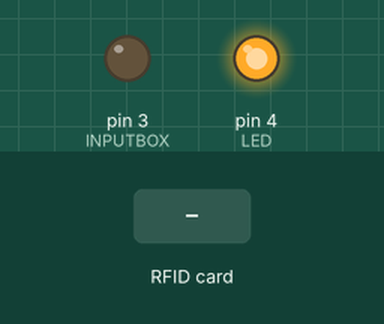
The sketch below on a simulated Arduino Uno, built with avr-gcc and run on an emulated ATmega328P. On the bench: output pins drawn as LEDs (lit = HIGH). The test bench sets the inputs (shaded band). Pins used as bus, display or sensor lines are not drawn.

Above: at 0.1 s.
2.3 s: RFID card F9 CF 97 1A held to the reader
At 2.7 s:
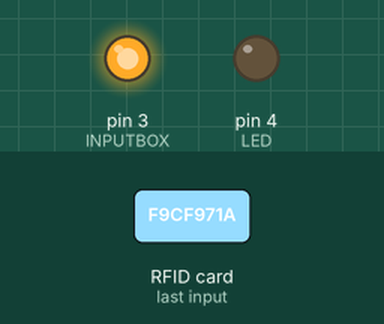
At 3.3 s:
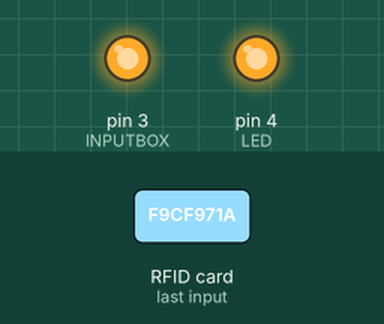
Timing chart, 0 to 11.3 s (numbered marks = the images above; inputs shaded):
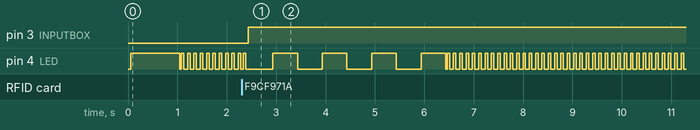

The sketch:

ArduinoRFID.ino
```cpp
#include <SPI.h>
#include "MFRC522.h"
#include "Kontrol.h"

#define SLAVENUM 5 //Nomor arduino RFID

#if SLAVENUM==1
	#define KEY {0xe9,0x45,0x98,0x1a}
#elif SLAVENUM==2
	#define KEY {0x89,0x9B,0x97,0x1a}
#elif SLAVENUM==3
	#define KEY {0xd9,0xcc,0x97,0x1a}
#elif SLAVENUM==4
	#define KEY {0x99,0xcf,0x97,0x1a}
#else
	#define KEY {0xf9,0xcf,0x97,0x1a}
#endif

byte Key[4] = KEY;

#define INPUTBOX 3
#define LED 4

#define RST_PIN 9
#define SS_PIN 10

static ArduinoSlave Perangkat(Key,SS_PIN,RST_PIN);

void setup() {
	SPI.begin();
	Perangkat.PCD_Init();
	pinMode(LED,OUTPUT);
	pinMode(INPUTBOX,OUTPUT);
	digitalWrite(LED, HIGH);
	delay(1000);
	digitalWrite(LED, LOW);
	digitalWrite(INPUTBOX,LOW);
}

void loop ()
{
	Perangkat.requestKey();
	digitalWrite(INPUTBOX,HIGH);
	Perangkat.blink(LED);
	//~ uint8_t* r;
	//~ r = Perangkat.bacaRFID();
	//~ if (Perangkat.checkTwo(r,Perangkat.Key))
		//~ digitalWrite(LED,HIGH);
	//~ else
		//~ digitalWrite(LED,LOW);


	//~ byte* pembacaan = Perangkat.bacaRFID();
	//~ if (Perangkat.checkTwo(pembacaan,Perangkat.Key))
	//~ {
		//~ digitalWrite(LED,HIGH);
	//~ }
	//~ else
	//~ {
		//~ digitalWrite(LED,LOW);
	//~ }
	//~ return;
	//~ while (Perangkat.checkTwo(Perangkat.lihatRFID(),Perangkat.Key))
	//~ {
		//~ digitalWrite(LED,HIGH);
	//~ }
	//~ digitalWrite(LED,LOW);
}
```

Kontrol.cpp
```cpp
//10Maret2015
#include <Arduino.h>
#include <SPI.h>
#include "Kontrol.h"
#include "MFRC522.h"

byte* ArduinoSlave::thisID()
{
	return ArduinoSlave::Key;
}

byte* ArduinoSlave::bacaRFID()
{
	bool sukses=false;

	while (not sukses)
	{
		sukses = true;
		if ( ! ArduinoSlave::PICC_IsNewCardPresent())
		{
			sukses = false;
		}
		if ( ! ArduinoSlave::PICC_ReadCardSerial())
		{
			sukses = false;
		}
	}
	//~ byte Pembacaan[10];
	for (byte i = 0; i < ArduinoSlave::uid.size; i++)
	{
		Pembacaan[i] = ArduinoSlave::uid.uidByte[i];
	}

	ArduinoSlave::PICC_HaltA(); //halt state?
	return Pembacaan;
}

byte* ArduinoSlave::lihatRFID()//kedip2 waktu proses
{
	bool sukses=false;

	while (not sukses)
	{
		sukses = true;
		ArduinoSlave::PICC_IsNewCardPresent();
		if (! ArduinoSlave::PICC_ReadCardSerial())
			sukses = false;
		digitalWrite(4,HIGH);
		delay(50);
		digitalWrite(4,LOW);
		delay(50);
	}
	for (byte i = 0; i < ArduinoSlave::uid.size; i++)
	{
		Pembacaan[i] = ArduinoSlave::uid.uidByte[i];
	}

	ArduinoSlave::PICC_HaltA(); //halt state?
	return Pembacaan;
}

void ArduinoSlave::requestKey()
{
	/** loop hingga dapat key yang cocok **/
	byte* pembacaan = ArduinoSlave::lihatRFID();
	while (not ArduinoSlave::checkTwo(pembacaan,ArduinoSlave::Key))
	{
		pembacaan = ArduinoSlave::lihatRFID();
	}
	return;
}

void ArduinoSlave::blink(uint8_t LedPin)
{
	pinMode(LedPin,OUTPUT);
	digitalWrite(LedPin, LOW);
	delay(500);
	digitalWrite(LedPin, HIGH);
	delay(500);
	digitalWrite(LedPin, LOW);
	delay(500);
	digitalWrite(LedPin, HIGH);
	delay(500);
	digitalWrite(LedPin, LOW);
	delay(500);
	digitalWrite(LedPin, HIGH);
	delay(500);
	digitalWrite(LedPin, LOW);
	delay(500);
	digitalWrite(LedPin, HIGH);
	delay(500);
	digitalWrite(LedPin, LOW);
}
```

Kontrol.h
```cpp
//Makin 10Maret2015
#include <Arduino.h>
#include <SPI.h>
#include "MFRC522.h"
#ifndef KONTROLH
#define KONTROLH
#define _set(_REG,_BIT) _REG |= (1<<_BIT) //set bit
#define _clear(_REG,_BIT) _REG &= ~(1<<_BIT) //clear bit
#define _togle(_REG,_BIT) _REG ^= (1<<_BIT) //togle bit

#define uint8_t unsigned char
class ArduinoSlave: public MFRC522{
public:

	ArduinoSlave(byte* InitKey,uint8_t selectpin,uint8_t resetpin)
	:MFRC522(selectpin,resetpin)
	{
		Key = InitKey;
	}

	byte* Key;

	byte* thisID();

	byte* bacaRFID();
	byte* lihatRFID();
	void requestKey();///Membaca RFID, loop hingga mendapatkan Key yang cocok

	void blink(uint8_t LedPin);
//~ private:
	byte Pembacaan[10];
	bool checkTwo ( byte a[], byte b[] )
	{
		bool match = true;
		if ( a[0] != NULL )
			match = true;
		for ( int k = 0; k < 4; k++ )
		{
			if ( a[k] != b[k] )
				match = false;
		}
		return match;
	}
};

#endif
```

Measured:
- after the input at 2.3 s, pin 3 (INPUTBOX): LOW → HIGH after 0.13 s
